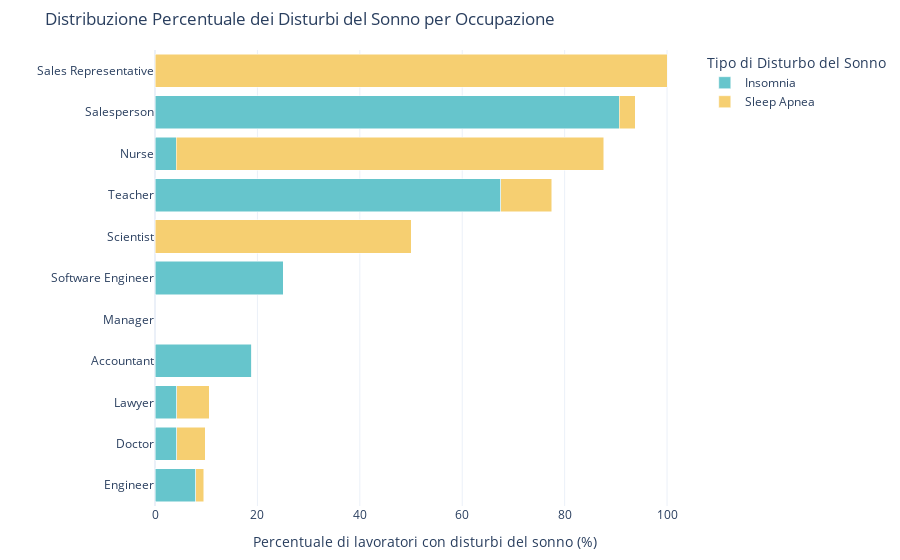

This figure's notebook cell:
### Code cell
fig = px.bar(disorder_percentages, x='Percentage', y='Occupation', color='Sleep Disorder', 
             title='Distribuzione Percentuale dei Disturbi del Sonno per Occupazione',
             labels={'Sleep Disorder': 'Sleep Disorder', 'Percentage': 'Percentuale'},
             color_discrete_sequence=px.colors.qualitative.Pastel,  # Palette più leggibile
             orientation='h')


# Migliora la leggibilità
fig.update_layout(
    barmode='stack',  
    yaxis={'categoryorder': 'total ascending'},  # Ordina occupazioni in base alla somma
    xaxis_title='Percentuale di lavoratori con disturbi del sonno (%)',
    yaxis_title='',
    legend_title='Tipo di Disturbo del Sonno',
    template='plotly_white',  # Sfondo più pulito
    margin=dict(l=120, r=20, t=50, b=50),  # Spaziatura ottimizzata
)

fig.update_traces(
    hovertemplate="<b>Sleep Disorder:%{color_discrete_sequence} <b>Percentuale:</b> %{x:.2f}%"  # Nasconde il nome dell'occupazione
)

fig.show()

### Figure 1 — Plotly figure (JSON) as saved in the notebook; plotly's stock layout.template omitted (floating-point values rounded to 4 significant figures)
{"data": [{"hovertemplate": "<b>Sleep Disorder:%{color_discrete_sequence} <b>Percentuale:</b> %{x:.2f}%", "legendgroup": "Insomnia", "marker": {"color": "rgb(102, 197, 204)", "pattern": {"shape": ""}}, "name": "Insomnia", "orientation": "h", "showlegend": true, "textposition": "auto", "type": "bar", "x": [18.92, 4.225, 7.937, 4.255, NaN, 4.11, 0.0, 90.62, 0.0, 25.0, 67.5], "xaxis": "x", "y": ["Accountant", "Doctor", "Engineer", "Lawyer", "Manager", "Nurse", "Sales Representative", "Salesperson", "Scientist", "Software Engineer", "Teacher"], "yaxis": "y"}, {"hovertemplate": "<b>Sleep Disorder:%{color_discrete_sequence} <b>Percentuale:</b> %{x:.2f}%", "legendgroup": "Sleep Apnea", "marker": {"color": "rgb(246, 207, 113)", "pattern": {"shape": ""}}, "name": "Sleep Apnea", "orientation": "h", "showlegend": true, "textposition": "auto", "type": "bar", "x": [0.0, 5.634, 1.587, 6.383, NaN, 83.56, 100.0, 3.125, 50.0, 0.0, 10.0], "xaxis": "x", "y": ["Accountant", "Doctor", "Engineer", "Lawyer", "Manager", "Nurse", "Sales Representative", "Salesperson", "Scientist", "Software Engineer", "Teacher"], "yaxis": "y"}], "layout": {"barmode": "stack", "legend": {"title": {"text": "Tipo di Disturbo del Sonno"}, "tracegroupgap": 0}, "margin": {"b": 50, "l": 120, "r": 20, "t": 50}, "title": {"text": "Distribuzione Percentuale dei Disturbi del Sonno per Occupazione"}, "xaxis": {"anchor": "y", "domain": [0, 1], "title": {"text": "Percentuale di lavoratori con disturbi del sonno (%)"}}, "yaxis": {"anchor": "x", "categoryorder": "total ascending", "domain": [0, 1], "title": {"text": ""}}}}
